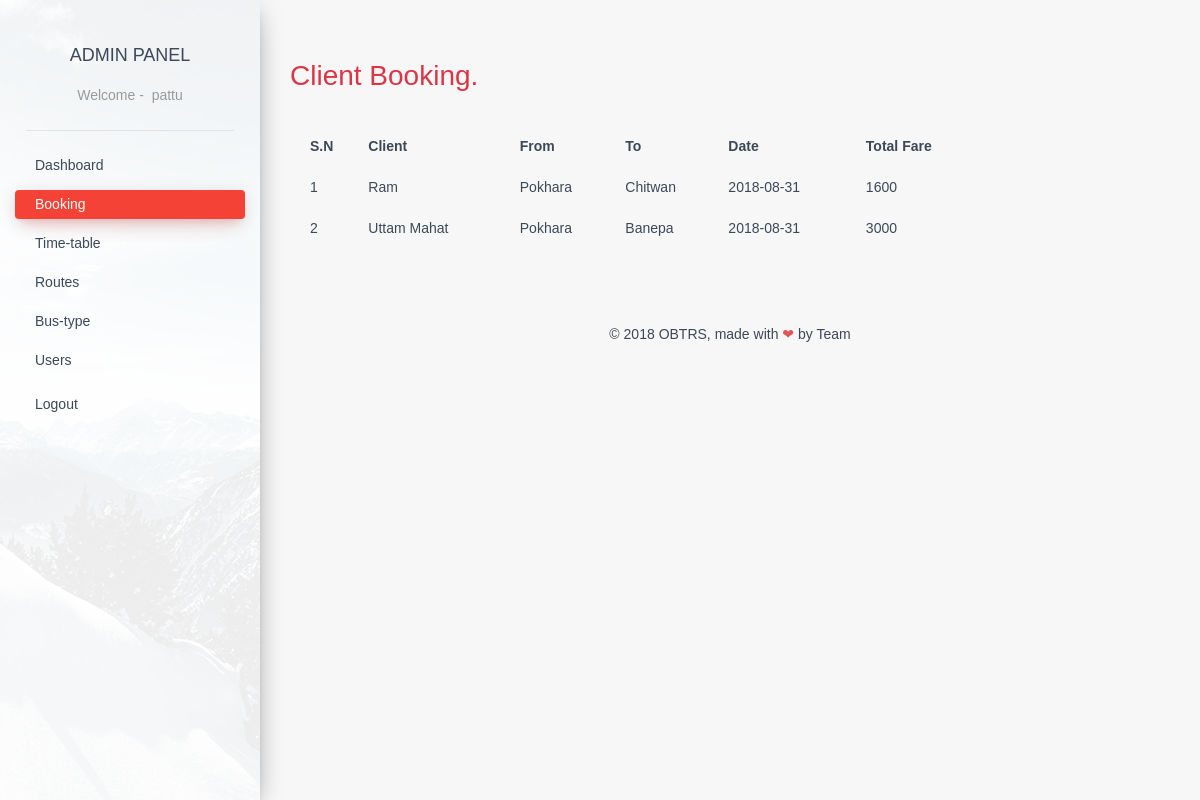
Screenshot of /admin/adminpanel/booking.php (signed in) with the database file from the repository.
### tables this page shows
CREATE TABLE `book_detail` (
  `seat_no` int(30) NOT NULL,
  `route_id` int(30) NOT NULL,
  `journey_date` date NOT NULL,
  `booking_date` date NOT NULL,
  `rent` int(30) NOT NULL,
  `bus_type` varchar(50) NOT NULL,
  `choice` varchar(50) NOT NULL,
  `customer_id` int(50) NOT NULL
);

CREATE TABLE `payment` (
  `customer_id` int(11) NOT NULL,
  `owner_name` varchar(50) NOT NULL,
  `bank` varchar(50) NOT NULL,
  `trans_type` varchar(50) NOT NULL,
  `total_rent` int(11) NOT NULL,
  `current_phone_no` int(50) NOT NULL
);

CREATE TABLE `time_table` (
  `route_id` int(11) NOT NULL,
  `departure_station` varchar(50) NOT NULL,
  `arrival_station` varchar(50) NOT NULL,
  `via_station` varchar(50) NOT NULL,
  `departure_time` varchar(50) NOT NULL,
  `arrival_time` varchar(50) NOT NULL,
  `rent` int(11) NOT NULL
);

### admin/adminpanel/booking.php (the view, shortened to what this page needs)
<?php
    include '../adminfunction.php';
?>
<!DOCTYPE html>
<html lang="en" class="js csstransitions">
<head>
    <link rel="stylesheet" href="adminpanel-assets/css/style.css" />
    <link rel="stylesheet" href="adminpanel-assets/css/normalize.css" />
</head>
<body>
    <div class="wrapper">
        <div class="sidebar" data-color="red" data-image="../assets/img/sidebar-1.jpg">
            <div class="logo"> <a href="#" class="simple-text">
                    Admin Panel
                    </a>
                    <?php
                        if (isset($_SESSION['usr_id'])) { ?>
                            <span data-hover="Welcome">Welcome - &nbsp;<?php echo $_SESSION['usr_name']; ?>
                            <?php } else { ?>
                            <span data-hover="Welcome">Welcome
                                </span>
                    <?php } ?>
                </span>
            </div>
            <?php
                include 'side-menu.php';
            ?>
            <div class="sidebar-background" style="background-image: url(../admin/assets/img/sidebar-1.jpg);"></div>
        </div>
        <div class="main-panel ps-container ps-theme-default ps-active-y">
            <div class="content">
                <div class="container-fluid">
                    <div class="row" style="margin: 25px 0;">
                        <h1 class="text-danger"> Client Booking.</h1>
                        <table border="0" cellpadding="0" cellspacing="20" style="margin: 5px 0;">
                            <thead style="text-align: left;">
                                <tr>
                                    <th>S.N</th>
                                    <th>Client</th>
                                    <th>From</th>
                                    <th>To</th>
                                    <th>Date</th>
                                    <th>Total Fare</th>
                                </tr>
                            </thead>
                            <?php
                            $sql = "SELECT
                                book_detail.route_id,
                                book_detail.journey_date,
                                book_detail.customer_id,
                                customer.customer_id,
                                customer.username,
                                payment.customer_id,
                                payment.total_rent,
                                payment.owner_name,
                                time_table.route_id,
                                time_table.departure_station,
                                time_table.arrival_station
                                FROM
                                `book_detail`,
                                `customer`,
                                `payment`,
                                `time_table`
                                WHERE
                                book_detail.customer_id = payment.customer_id = customer.customer_id  AND book_detail.route_id = time_table.route_id";
                            $run = mysqli_query($con,$sql);
                            $rows = mysqli_num_rows($run);
                            if($rows>0){
                                $sn = 1;
                                while($data = mysqli_fetch_object($run)){
                                    echo "<tr><td>".$sn."</td>";
                                    echo "<td>".$username = $data -> owner_name."</td>";
                                    echo "<td>".$data -> departure_station."</td>";
                                    echo "<td>".$data -> arrival_station."</td>";
                                    echo "<td>".$data -> journey_date."</td>";
                                    echo "<td>".$data -> total_rent."</td>";
                                    $sn++;
                                }
                            }
                            else{
                                echo "<td colspan='5'> No data found </td><br/>";
                            }
                            ?>
                            </table>
                    </div>
                </div>
            </div>
            <?php
                include 'footer.php';
            ?>
        </div>
    </div>
</body>
</html>

### admin/adminpanel/adminpanel-assets/css/style.css (style rules this page uses)
* { margin: 0; padding: 0; }
* { -webkit-box-sizing: border-box; box-sizing: border-box; }
body { background: #f7f7f7; font-size: 14px; color: #3C4858; }
.js.csstransitions body { opacity: 0; -webkit-transition: opacity 0.3s linear; -moz-transition: opacity 0.3s linear 0s; -o-transition: opacity 0.3s linear 0s; transition: opacity 0.3s linear 0s; }
.js body.loaded { opacity: 1; }
a { background-color: transparent; -webkit-transition: all 200ms linear; -moz-transition: all 200ms linear; -o-transition: all 200ms linear; -ms-transition: all 200ms linear; transition: all 200ms linear; }
a, a:link, a:active, a:visited { outline: none; border: 0; text-decoration: none; }
body, h1, h2, h3, h4, h5, h6, .h1, .h2, .h3, .h4 { font-family: 'Montserrat', sans-serif; font-weight: 300; line-height: 1.5em; }
.text-danger { color: #dc3545!important }
.wrapper { position: relative; top: 0; height: 100vh; }
.content table { width: 80%; }
.main-panel>.content { padding: 25px; }
span { color: #999; }
.sidebar, .off-canvas-sidebar { position: fixed; top: 0; bottom: 0; left: 0; z-index: 1; box-shadow: 0 10px 30px -12px rgba(0, 0, 0, 0.42), 0 4px 25px 0px rgba(0, 0, 0, 0.12), 0 8px 10px -5px rgba(0, 0, 0, 0.2); }
.sidebar::after, .sidebar::before, .off-canvas-sidebar::after, .off-canvas-sidebar::before { display: block; content: ""; position: absolute; width: 100%; height: 100%; top: 0; left: 0; z-index: 2; }
.sidebar::before, .off-canvas-sidebar::before { opacity: .33; }
.sidebar::after, .off-canvas-sidebar::after { z-index: 3; opacity: 1; }
.sidebar[data-image]::after, .sidebar.has-image::after, .off-canvas-sidebar[data-image]::after, .off-canvas-sidebar.has-image::after { opacity: .77; }
.sidebar .logo, .off-canvas-sidebar .logo { position: relative; padding: 25px 15px; z-index: 4; text-align: center; }
.sidebar .logo .simple-text, .off-canvas-sidebar .logo .simple-text { text-transform: uppercase; padding: 15px 0px; display: block; font-size: 18px; color: #3C4858; text-align: center; font-weight: 400; line-height: 30px; }
.sidebar .logo::after, .off-canvas-sidebar .logo::after { content: ''; position: absolute; bottom: 0; right: 10%; height: 1px; width: 80%; background-color: rgba(180, 180, 180, 0.3); }
.sidebar .sidebar-background, .off-canvas-sidebar .sidebar-background { position: absolute; z-index: 1; height: 100%; width: 100%; display: block; top: 0; left: 0; background-size: cover; background-position: center center; }
.sidebar .sidebar-background::after, .off-canvas-sidebar .sidebar-background::after { position: absolute; z-index: 3; width: 100%; height: 100%; content: ""; display: block; background: #FFFFFF; opacity: .93; }
.ps-container { -ms-touch-action: auto; touch-action: auto; -ms-overflow-style: none; }
.main-panel { position: relative; float: right; width: calc(100% - 260px); -webkit-transition: all 0.33s cubic-bezier(0.685, 0.0473, 0.346, 1); -moz-transition: all 0.33s cubic-bezier(0.685, 0.0473, 0.346, 1); -o-transition: all 0.33s cubic-bezier(0.685, 0.0473, 0.346, 1); -ms-transition: all 0.33s cubic-bezier(0.685, 0.0473, 0.346, 1); transition: all 0.33s cubic-bezier(0.685, 0.0473, 0.346, 1); max-height: 100%; }
.main-panel>.content { margin-top: 0px; padding: 30px 15px; min-height: calc(100% - 123px); }
.container-fluid { padding-right: 15px; padding-left: 15px; margin-right: auto; margin-left: auto; }

### rows the page displays
book_detail: payment.owner_name "Ram", time_table.departure_station "Pokhara", time_table.arrival_station "Chitwan", journey_date "2018-08-31", payment.total_rent "1600"
book_detail: payment.owner_name "Uttam Mahat", time_table.departure_station "Pokhara", time_table.arrival_station "Banepa", journey_date "2018-08-31", payment.total_rent "3000"

### other values shown
$_SESSION['usr_name'] "pattu"
